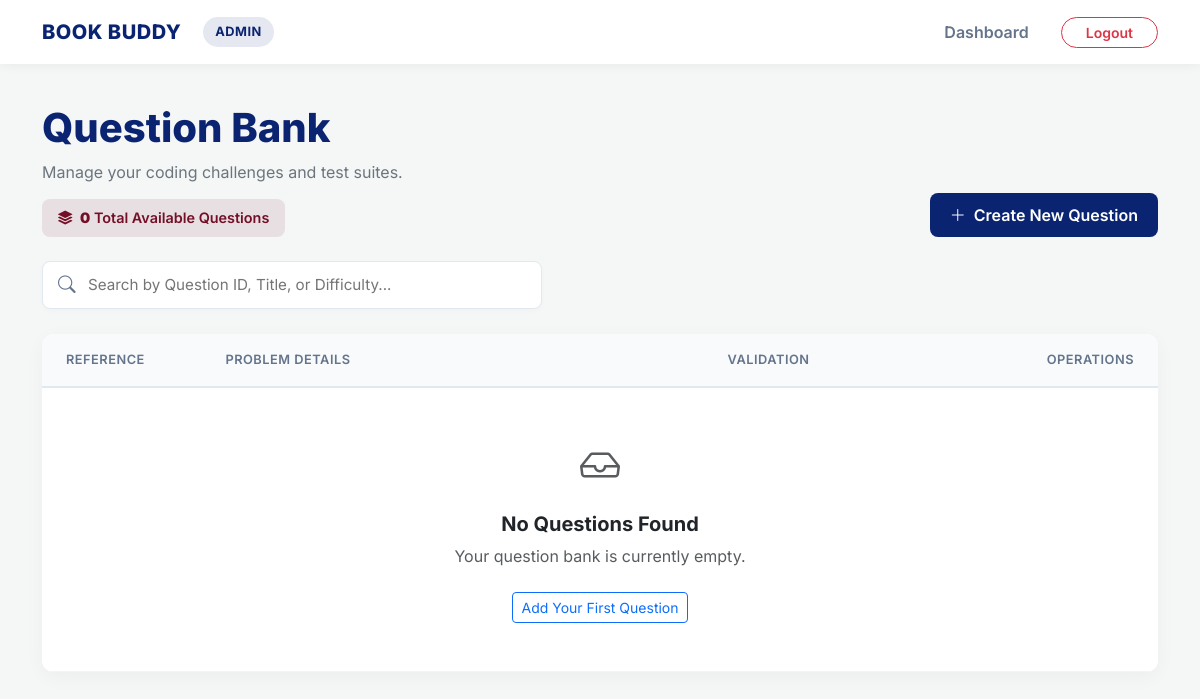
Page /show_all_questions on the earlier database version.
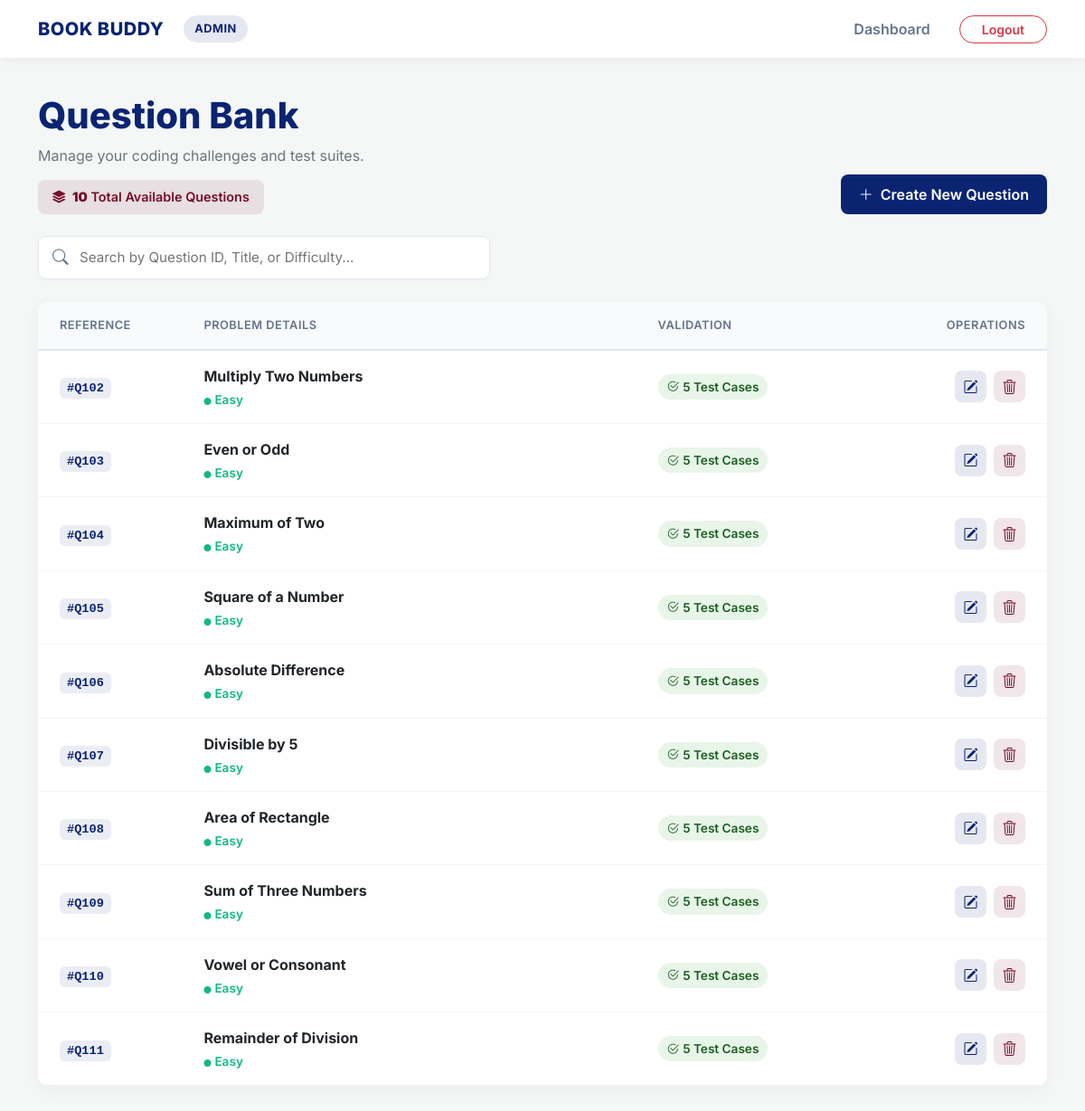
Same page on the later database version.
### app.py (models this page shows)
class Question(db.Model):
    id = db.Column(db.Integer, primary_key=True)
    question_id = db.Column(db.String(20))
    title = db.Column(db.String(200))
    description = db.Column(db.Text)
    input_format = db.Column(db.Text)
    output_format = db.Column(db.Text)
    constraints = db.Column(db.Text)
    explanation = db.Column(db.Text)
    difficulty = db.Column(db.String(20))
    test_cases = db.relationship('TestCase', backref='question', lazy=True, cascade='all, delete-orphan')

### app.py (the view)
@app.route('/show_all_questions', methods=['GET','POST'])
def every_question():
    questions = Question.query.all()
    return render_template('total_question.html', questions=questions)

### app.py (called while the page is built)
def ist_now():
    return datetime.now(ist).replace(tzinfo=None)

@app.context_processor
def inject_now():
    return {'now': ist_now()}

### templates/total_question.html (shortened to what this page needs)
<!DOCTYPE html>
<html lang="en">
<head>
    <link href="https://cdn.jsdelivr.net/npm/bootstrap@5.3.0/dist/css/bootstrap.min.css" rel="stylesheet">
    <link rel="stylesheet" href="https://cdn.jsdelivr.net/npm/bootstrap-icons@1.11.1/font/bootstrap-icons.css">
</head>
<body>
    <nav class="navbar navbar-expand-lg sticky-top">
        <div class="container">
            <a class="brand-wrapper" href="{{ url_for('admin_panel') }}">
                <h2 class="brand-name">BOOK BUDDY</h2>
                <span class="admin-badge d-none d-sm-inline-block">ADMIN</span>
            </a>
            <div class="collapse navbar-collapse" id="adminNav">
                <ul class="navbar-nav ms-auto align-items-center mt-3 mt-lg-0">
                    <li class="nav-item">
                        <a class="nav-link px-3" href="{{ url_for('admin_panel') }}">Dashboard</a>
                    </li>
                    <li class="nav-item ms-lg-3 mt-2 mt-lg-0">
                        <a href="/logout" class="btn btn-outline-danger btn-sm px-4 rounded-pill fw-semibold w-100">Logout</a>
                    </li>
                </ul>
            </div>
        </div>
    </nav>
    <main class="container">
        <header class="page-header row mb-4 align-items-end">
            <div class="col-md-6 mb-3 mb-md-0">
                <h1 class="display-6 mb-2">Question Bank</h1>
                <p class="text-secondary mb-0">Manage your coding challenges and test suites.</p>
                <div class="stats-badge">
                    <i class="bi bi-stack me-1"></i>
                    <strong>{{ questions|list|length }}</strong> Total Available Questions
                </div>
            </div>
            <div class="col-md-6 text-md-end">
                <a href="/new_question" class="btn btn-custom-navy">
                    <i class="bi bi-plus-lg me-2"></i>Create New Question
                </a>
            </div>
        </header>
        <div class="search-wrapper">
            <i class="bi bi-search"></i>
            <input type="text" id="QuestionSearch" placeholder="Search by Question ID, Title, or Difficulty..." onkeyup="filterTable()">
        </div>
        <div class="card table-card">
            <div class="table-responsive">
                <table id="question_list" class="table align-middle mb-0">
                    <thead>
                        <tr>
                            <th class="ps-4" style="width: 15%;">Reference</th>
                            <th style="width: 45%;">Problem Details</th>
                            <th style="width: 20%;">Validation</th>
                            <th class="text-end pe-4" style="width: 20%;">Operations</th>
                        </tr>
                    </thead>
                    <tbody>
                        {% for q in questions %}
                        <tr>
                            <td class="ps-4">
                                <span class="ref-tag">#{{ q.question_id }}</span>
                            </td>
                            <td>
                                <div class="fw-bold text-dark fs-6 mb-1">{{ q.title }}</div>
                                {% set diff = q.difficulty|default('Easy')|lower %}
                                <div class="diff-{{ diff }}">
                                    <i class="bi bi-circle-fill me-1" style="font-size: 0.5rem;"></i>{{ q.difficulty|default('Easy') }}
                                </div>
                            </td>
                            <td>
                                <div class="test-count">
                                    <i class="bi bi-check2-circle me-1"></i>
                                    {{ q.test_cases|length }} Test Cases
                                </div>
                            </td>
                            <td class="text-end pe-4">
                                <div class="action-group">
                                    <a href="/admin/update/{{ q.id }}" class="btn-icon btn-edit-lite" title="Edit Question">
                                        <i class="bi bi-pencil-square"></i>
                                    </a>
                                    <a href="/admin/delete_question/{{ q.id }}"
                                       class="btn-icon btn-delete-lite"
                                       onclick="return confirmDelete(event, this.href);"
                                       title="Delete Question">
                                        <i class="bi bi-trash3"></i>
                                    </a>
                                </div>
                            </td>
                        </tr>
                        {% else %}
                        <tr>
                            <td colspan="4" class="text-center py-5">
                                <i class="bi bi-inbox fs-1 text-muted mb-3 d-block"></i>
                                <h5 class="fw-bold text-dark">No Questions Found</h5>
                                <p class="text-muted">Your question bank is currently empty.</p>
                                <a href="/new_question" class="btn btn-outline-primary btn-sm mt-2">Add Your First Question</a>
                            </td>
                        </tr>
                        {% endfor %}
                    </tbody>
                </table>
            </div>
        </div>
    </main>
</body>
</html>

### templates/total_question.html (style rules this page uses)
:root { --brand-navy: #0A2472; --brand-crimson: #740f28; --brand-white: #ffffff; --bg-light: #f4f7f6; --text-main: #334155; --text-muted: #64748b; --border-color: #e2e8f0; }
body { font-family: 'Inter', sans-serif; background-color: var(--bg-light); color: var(--text-main); padding-bottom: 50px; }
.navbar { background-color: var(--brand-white); box-shadow: 0 2px 10px rgba(0, 0, 0, 0.05); padding: 12px 0; margin-bottom: 40px; }
.brand-wrapper { display: flex; align-items: center; gap: 12px; text-decoration: none; }
.brand-name { margin: 0; font-size: 1.25rem; font-weight: 800; color: var(--brand-navy); letter-spacing: 0.5px; }
.admin-badge { background-color: rgba(10, 36, 114, 0.1); color: var(--brand-navy); font-weight: 700; padding: 5px 12px; border-radius: 20px; font-size: 0.8rem; letter-spacing: 0.5px; margin-left: 10px; }
.nav-link { color: var(--text-muted); font-weight: 600; transition: color 0.2s; }
.page-header h1 { color: var(--brand-navy); font-weight: 800; }
.stats-badge { display: inline-block; background-color: rgba(116, 15, 40, 0.1); color: var(--brand-crimson); padding: 8px 16px; border-radius: 8px; font-size: 0.9rem; font-weight: 600; margin-top: 15px; }
.btn-custom-navy { background-color: var(--brand-navy); color: var(--brand-white); border: none; font-weight: 600; padding: 10px 20px; border-radius: 8px; transition: all 0.3s; display: inline-flex; align-items: center; }
.search-wrapper { position: relative; margin-bottom: 25px; max-width: 500px; }
.search-wrapper i { position: absolute; left: 16px; top: 50%; transform: translateY(-50%); color: var(--text-muted); font-size: 1.1rem; }
.search-wrapper input { width: 100%; padding: 12px 16px 12px 45px; border-radius: 8px; border: 1px solid var(--border-color); font-size: 0.95rem; transition: all 0.2s; box-shadow: 0 2px 5px rgba(0,0,0,0.02); }
.table-card { background: var(--brand-white); border-radius: 12px; border: none; box-shadow: 0 5px 20px rgba(0, 0, 0, 0.04); overflow: hidden; }
.table { margin-bottom: 0; }
.table th { background-color: #f8fafc; color: var(--text-muted); font-weight: 600; text-transform: uppercase; font-size: 0.8rem; letter-spacing: 0.5px; padding: 16px; border-bottom: 2px solid var(--border-color); }
.table td { padding: 16px; vertical-align: middle; border-bottom: 1px solid #f1f5f9; }
.ref-tag { background-color: rgba(10, 36, 114, 0.08); color: var(--brand-navy); font-family: Consolas, monospace; padding: 4px 8px; border-radius: 6px; font-weight: 600; font-size: 0.85rem; }
.test-count { display: inline-flex; align-items: center; background-color: #e8f5e9; color: #1b5e20; padding: 4px 10px; border-radius: 20px; font-size: 0.85rem; font-weight: 600; }
.action-group { display: flex; gap: 8px; justify-content: flex-end; }
.btn-icon { display: inline-flex; align-items: center; justify-content: center; width: 35px; height: 35px; border-radius: 8px; text-decoration: none; transition: all 0.2s; }
.btn-edit-lite { background-color: rgba(10, 36, 114, 0.1); color: var(--brand-navy); }
.btn-delete-lite { background-color: rgba(116, 15, 40, 0.1); color: var(--brand-crimson); }
.diff-easy { color: #10b981; font-weight: 600; font-size: 0.85rem; }

Differences in the rows shown:
added Question: question_id "Q102", title "Multiply Two Numbers", difficulty "Easy", test_cases|length "5"
added Question: question_id "Q103", title "Even or Odd", difficulty "Easy", test_cases|length "5"
added Question: question_id "Q104", title "Maximum of Two", difficulty "Easy", test_cases|length "5"
added Question: question_id "Q105", title "Square of a Number", difficulty "Easy", test_cases|length "5"
added Question: question_id "Q106", title "Absolute Difference", difficulty "Easy", test_cases|length "5"
added Question: question_id "Q107", title "Divisible by 5", difficulty "Easy", test_cases|length "5"
added Question: question_id "Q108", title "Area of Rectangle", difficulty "Easy", test_cases|length "5"
added Question: question_id "Q109", title "Sum of Three Numbers", difficulty "Easy", test_cases|length "5"
added Question: question_id "Q110", title "Vowel or Consonant", difficulty "Easy", test_cases|length "5"
added Question: question_id "Q111", title "Remainder of Division", difficulty "Easy", test_cases|length "5"
Other differences:
{{ questions|list|length }}: "0" → "10"
text no longer shown: "No Questions Found Your question bank is currently empty. Add Your First Question"
